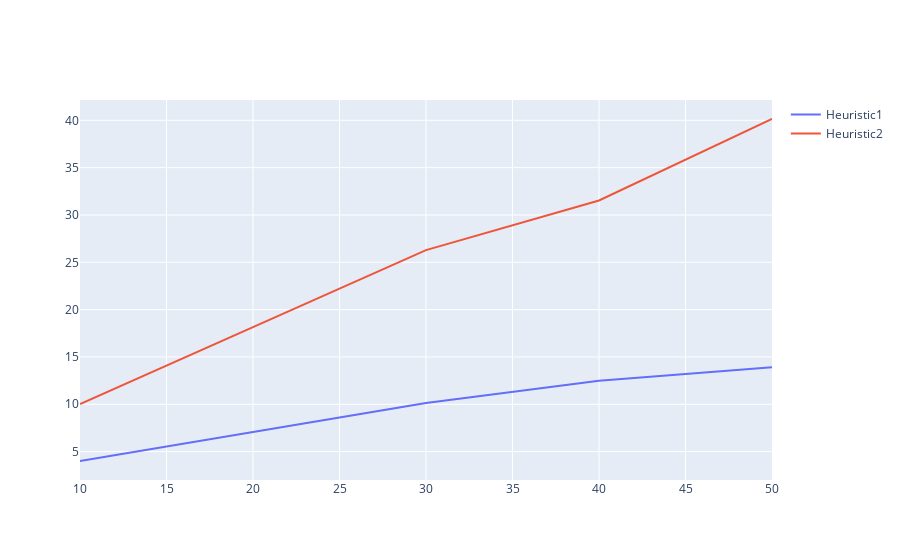

Here is the notebook cell this chart was saved with:
### Code cell
r = [10, 20, 30, 40, 50]

trace0 = go.Scatter(
    x = r,
    y = errorsH1,
    mode = 'lines',
    name = 'Heuristic1'
)

trace1 = go.Scatter(
    x = r,
    y = errorsH2,
    mode = 'lines',
    name = 'Heuristic2'
)

data = [trace0, trace1]

iplot(data)

### Figure 1 — Plotly figure (JSON) as saved in the notebook; plotly's stock layout.template omitted (floating-point values rounded to 4 significant figures)
{"data": [{"mode": "lines", "name": "Heuristic1", "type": "scatter", "x": [10, 20, 30, 40, 50], "y": [4.009, 7.056, 10.13, 12.49, 13.91]}, {"mode": "lines", "name": "Heuristic2", "type": "scatter", "x": [10, 20, 30, 40, 50], "y": [10.02, 18.16, 26.29, 31.53, 40.14]}], "layout": {}}
